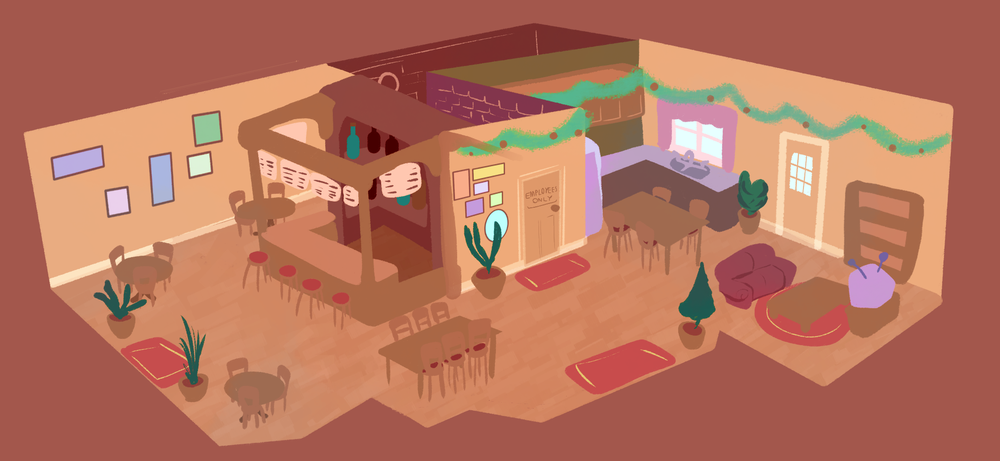
#> input picture penlo3d.png, 1000 x 461 px, shrunk from 2091 x 963 before the run
$ python scopemaker.py
#> lines starting #> are read from the running program, lines starting #| are printed output that depends on the picture
from PIL import Image

def rgba_alphazero(pixel):
    r, g, b, a = pixel
    zero_value = a - a
    return (r, g, b, zero_value)


def main():
    with Image.open("penlo3d.png") as img:
#> img is the input picture: PIL image 1000x461 RGBA; mean R, G, B, A 181.7, 115, 93, 255
        forg_img = img #foreground image to not be changed
        xhalf_img = img.copy() #image used to be cut in half
        for y in range(img.height):
            for x in range(img.width//2): # 2nd in heirarchy is half the pixel width
                pix = img.getpixel((x,y)) # grabbing the pixel ratios in order to measure it when applying
                xhalf_img.putpixel((x,y), rgba_alphazero(pix)) # applying vertical / horizontals
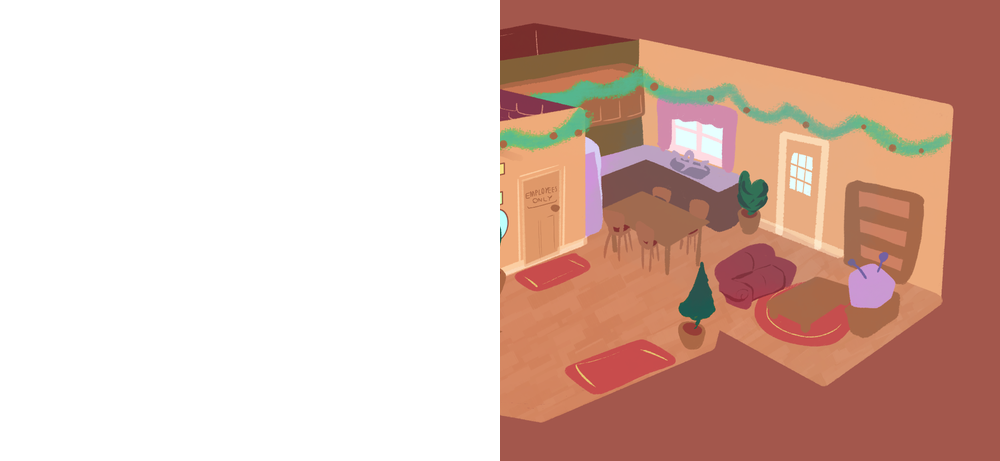
#> xhalf_img: PIL image 1000x461 RGBA; mean R, G, B, A 181.7, 115, 93, 127.5; transparent parts drawn white
        xcut_img = xhalf_img

        vert_img = xcut_img.transpose(Image.FLIP_LEFT_RIGHT) # vertically mirrored image
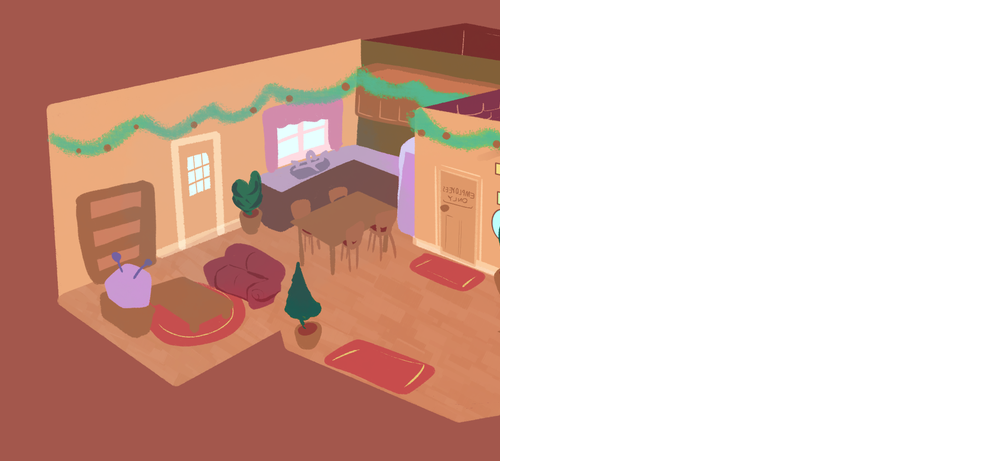
#> vert_img: PIL image 1000x461 RGBA; mean R, G, B, A 181.7, 115, 93, 127.5; transparent parts drawn white

        out_img = Image.alpha_composite(forg_img, vert_img)
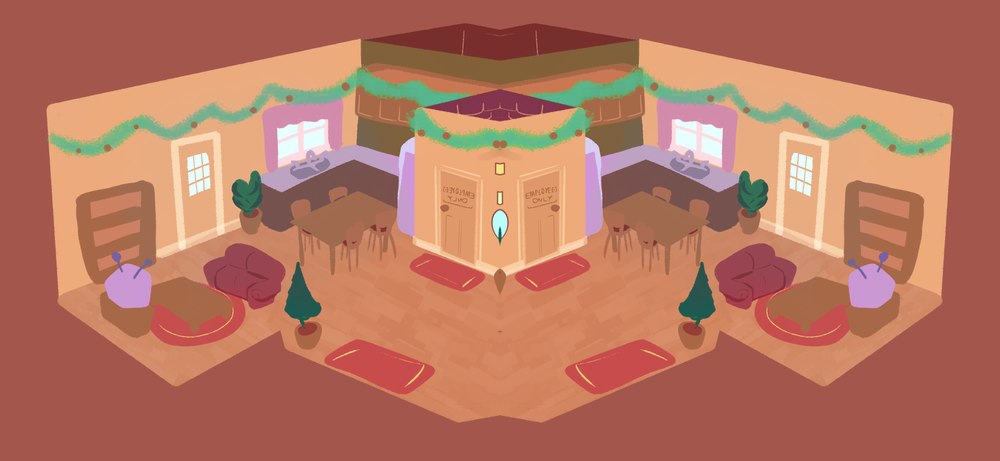
#> out_img: PIL image 1000x461 RGBA; mean R, G, B, A 181.7, 117.3, 96.2, 255
# ^^^^^^^^^^^^^^^^^^^^^^^^^ VERTICALLY MIRRORING ^^^^^^^^^^^^^^^^^
        yhalf_img = out_img.copy()
        for x in range(out_img.width):
            for y in range(out_img.height // 2): #this step will make a cut of the horizontal side of the image
                hpix = out_img.getpixel((x,y))
                yhalf_img.putpixel((x,y),rgba_alphazero(hpix))
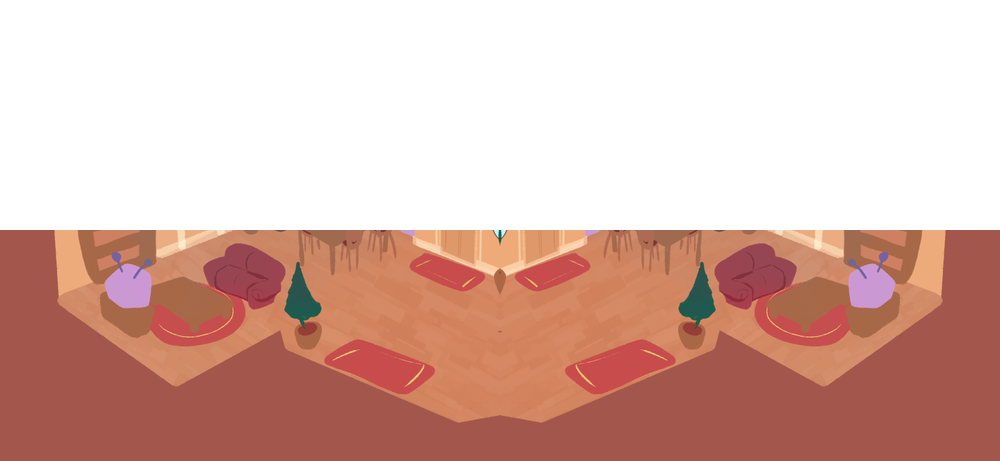
#> yhalf_img: PIL image 1000x461 RGBA; mean R, G, B, A 181.7, 117.3, 96.2, 127.8; transparent parts drawn white
        ycut_img = yhalf_img

        hor_img = ycut_img.transpose(Image.FLIP_TOP_BOTTOM) # horizontally mirrored image
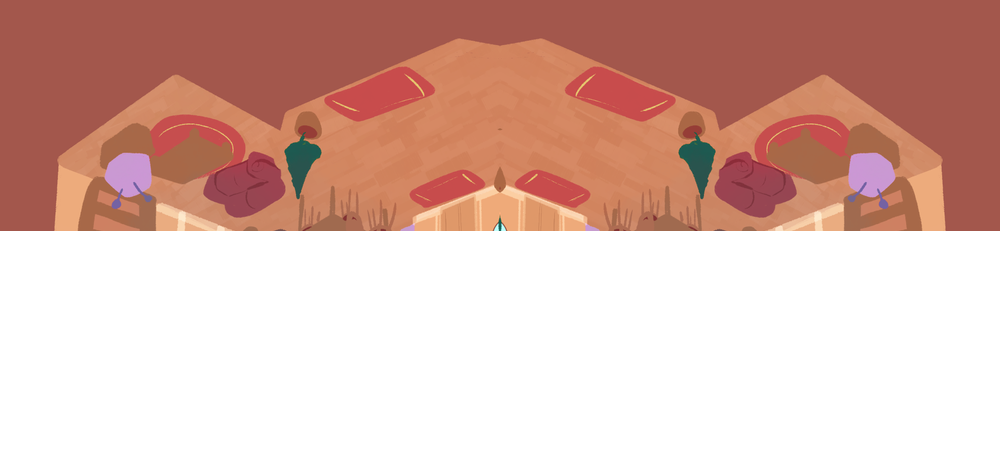
#> hor_img: PIL image 1000x461 RGBA; mean R, G, B, A 181.7, 117.3, 96.2, 127.8; transparent parts drawn white

        final_img = Image.alpha_composite(out_img, hor_img)
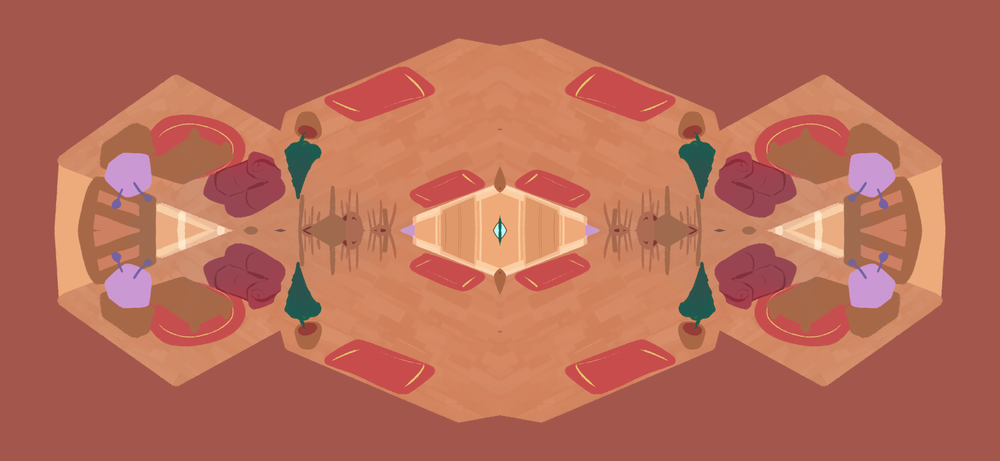
#> final_img: PIL image 1000x461 RGBA; mean R, G, B, A 182, 106.7, 87.6, 255

# ^^^^^^^^^^^^^^^^^^^^^^^^^ HORIZONTALLY MIRRORING ^^^^^^^^^^^^^^^^^

      #  final_img.show()
        duration_in_secs = 2.0
        fps = 24.0
        total_frames = int(duration_in_secs * fps)

        out_img_seq = []
        for n in range(total_frames):
            out_img_seq.append(final_img)

        out_img_seq[0].save('kaliedoscope.gif', append_images=out_img_seq[1:],
                            save_all=True, loop=0,
                            duration=1000/24.0)

if __name__ == "__main__":
    main()
